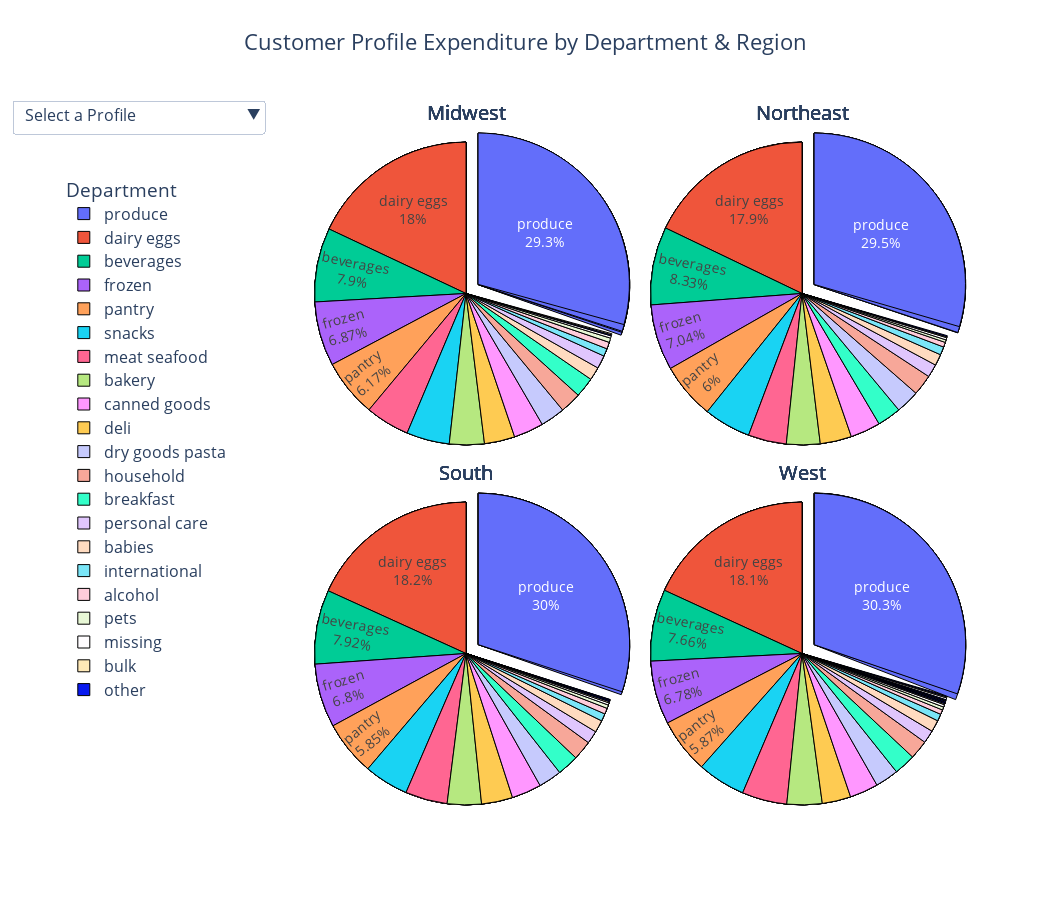

Notebook source saved alongside this figure:
### Code cell
# create dropdown menu graph to access 7 charts (1 per profile) of 4 subplots (1 per region) each

mypull = [0, 0, 0, 0, 0, 0, 0, 0, 0, 0, 0, 0, 0, 0, 0, 0, 0, 0, 0, 0.1, 0] # explodes 'produce' wedge

fig = make_subplots(
    rows=2, cols=2,
    specs=[[{'type': 'pie'}, {'type': 'pie'}],
           [{'type': 'pie'}, {'type': 'pie'}]]
) # creates a 2 x 2 subplot and specifies type of charts

for t in pv_prof_dept_reg_prices['customer_profile'].unique(): # groups unique 'customer_profile'
    dff = pv_prof_dept_reg_prices[pv_prof_dept_reg_prices['customer_profile'] == t]
    fig.add_trace(go.Pie(
        labels=dff['department'],
        values=dff['Midwest'],
        title='Midwest',
        title_font_size=20,
        visible=True,
        domain=dict(x=[0.0, 0.5], y=[0.5, 1]) # sets chart in top-left quadrant
    ))
    
    fig.add_trace(go.Pie(
        labels=dff['department'],
        values=dff['Northeast'],
        title='Northeast',
        title_font_size=20,
        visible=True,
        domain=dict(x=[0.5, 1], y=[0.5, 1]) # sets chart in top-right quadrant
    ))
    
    fig.add_trace(go.Pie(
        labels=dff['department'],
        values=dff['South'],
        title='South',
        title_font_size=20,
        visible=True,
        domain=dict(x=[0.0, 0.5], y=[0.0, 0.5]) # sets chart in bottome-left quadrant
    ))
    
    fig.add_trace(go.Pie(
        labels=dff['department'],
        values=dff['West'],
        title='West',
        title_font_size=20,
        visible=True,
        domain=dict(x=[0.5, 1], y=[0, 0.5]) # sets chart in bottom-right quadrant
    )) 

    
# creates the dropdown selections
fig.update_layout(
    updatemenus=[
        dict(
            active=0,
            buttons=list([
                dict(label='Select a Profile',
                     method='update',
                     args=[{'visible': [False]*28}]), # shorthand for true, false, true, false...
                dict(label='Middle aged married parent',
                     method='update',
                     args=[{'visible': [True]*4 + [False]*24}]),
                dict(label='Middle aged single adult',
                     method='update',
                     args=[{'visible': [False]*4 + [True]*4 + [False]*20}]),
                dict(label='Older married parent',
                     method='update',
                     args=[{'visible': [False]*8 + [True]*4 + [False]*16}]),
                dict(label='Older single adult',
                     method='update',
                     args=[{'visible': [False]*12 + [True]*4 + [False]*12}]),
                dict(label='Young married parent',
                     method='update',
                     args=[{'visible': [False]*16 + [True]*4 + [False]*8}]),
                dict(label='Young single adult',
                     method='update',
                     args=[{'visible': [False]*20 + [True]*4 + [False]*4}]),
                dict(label='Young single parent',
                     method='update',
                     args=[{'visible': [False]*24 + [True]*4}]),
            ]),
        )
    ])

fig.update_layout(
    legend=dict(
    orientation='v',
    yanchor='auto',
    y=0.9,
    xanchor='right',
    x=-0.1), # sets legend on left and below dropdown
    autosize=True, # keeps charts/layout evenly displayed
    uniformtext_minsize=13.5,
    uniformtext_mode='hide', # sets inside labels to at least fontsize 13.5 and hides the ones that don't fit
    height=900,
    width=1050, # height and width adjusted to increase chart sizes
    title='Customer Profile Expenditure by Department & Region',
    font_size=16,
    title_x=0.5,
    title_xanchor='center', # centers the title
    legend_title='Department',
)

fig.update_traces(textposition='inside', # moves all text/labels inside the wedges
                  marker=dict(line=dict(color='#000000', width=1)), # gives outline to charts
                  hoverinfo='label+percent', 
                  pull=mypull, # applies the explode parameter from above
                  textinfo='label+percent',
)

fig.update_annotations(font_size=20) # increases the subplot title fontsize

# save.fig saved a blank screen, used screenshot instead to save to 'Visualizations' folder 

fig.show()

### Figure 1 — Plotly figure (JSON) as saved in the notebook; plotly's stock layout.template omitted (floating-point values rounded to 4 significant figures)
{"data": [{"domain": {"x": [0, 0.5], "y": [0.5, 1]}, "hoverinfo": "label+percent", "labels": ["alcohol", "babies", "bakery", "beverages", "breakfast", "bulk", "canned goods", "dairy eggs", "deli", "dry goods pasta", "frozen", "household", "international", "meat seafood", "missing", "other", "pantry", "personal care", "pets", "produce", "snacks"], "marker": {"line": {"color": "#000000", "width": 1}}, "pull": [0, 0, 0, 0, 0, 0, 0, 0, 0, 0, 0, 0, 0, 0, 0, 0, 0, 0, 0, 0.1, 0], "textinfo": "label+percent", "textposition": "inside", "title": {"font": {"size": 20}, "text": "Midwest"}, "type": "pie", "values": [58560.0, 169000.0, 497400.0, 1097000.0, 297400.0, 16510.0, 434100.0, 2408000.0, 433200.0, 341800.0, 932000.0, 300600.0, 111400.0, 613100.0, 33210.0, 13180.0, 813400.0, 196700.0, 34770.0, 4051000.0, 655000.0], "visible": true}, {"domain": {"x": [0.5, 1], "y": [0.5, 1]}, "hoverinfo": "label+percent", "labels": ["alcohol", "babies", "bakery", "beverages", "breakfast", "bulk", "canned goods", "dairy eggs", "deli", "dry goods pasta", "frozen", "household", "international", "meat seafood", "missing", "other", "pantry", "personal care", "pets", "produce", "snacks"], "marker": {"line": {"color": "#000000", "width": 1}}, "pull": [0, 0, 0, 0, 0, 0, 0, 0, 0, 0, 0, 0, 0, 0, 0, 0, 0, 0, 0, 0.1, 0], "textinfo": "label+percent", "textposition": "inside", "title": {"font": {"size": 20}, "text": "Northeast"}, "type": "pie", "values": [48040.0, 131200.0, 370128, 863000.0, 219800.0, 10880.0, 317000.0, 1813000.0, 332900.0, 250100.0, 680300.0, 217500.0, 80550.0, 458828, 24920.0, 9891, 597600.0, 145738, 30870.0, 3032000.0, 500100.0], "visible": true}, {"domain": {"x": [0, 0.5], "y": [0, 0.5]}, "hoverinfo": "label+percent", "labels": ["alcohol", "babies", "bakery", "beverages", "breakfast", "bulk", "canned goods", "dairy eggs", "deli", "dry goods pasta", "frozen", "household", "international", "meat seafood", "missing", "other", "pantry", "personal care", "pets", "produce", "snacks"], "marker": {"line": {"color": "#000000", "width": 1}}, "pull": [0, 0, 0, 0, 0, 0, 0, 0, 0, 0, 0, 0, 0, 0, 0, 0, 0, 0, 0, 0.1, 0], "textinfo": "label+percent", "textposition": "inside", "title": {"font": {"size": 20}, "text": "South"}, "type": "pie", "values": [85450.0, 253300.0, 668600.0, 1532000.0, 412748, 21840.0, 589500.0, 3294000.0, 591400.0, 466100.0, 1264000.0, 400000.0, 153900.0, 860000.0, 42170.0, 18480.0, 1100308, 271400.0, 56530.0, 5611000.0, 886100.0], "visible": true}, {"domain": {"x": [0.5, 1], "y": [0, 0.5]}, "hoverinfo": "label+percent", "labels": ["alcohol", "babies", "bakery", "beverages", "breakfast", "bulk", "canned goods", "dairy eggs", "deli", "dry goods pasta", "frozen", "household", "international", "meat seafood", "missing", "other", "pantry", "personal care", "pets", "produce", "snacks"], "marker": {"line": {"color": "#000000", "width": 1}}, "pull": [0, 0, 0, 0, 0, 0, 0, 0, 0, 0, 0, 0, 0, 0, 0, 0, 0, 0, 0, 0.1, 0], "textinfo": "label+percent", "textposition": "inside", "title": {"font": {"size": 20}, "text": "West"}, "type": "pie", "values": [78846, 189600.0, 533300.0, 1193000.0, 341900.0, 16800.0, 460900.0, 2596000.0, 478004, 375400.0, 991500.0, 317800.0, 119200.0, 678300.0, 33420.0, 14920.0, 865800.0, 208400.0, 47620.0, 4306556, 739300.0], "visible": true}, {"domain": {"x": [0, 0.5], "y": [0.5, 1]}, "hoverinfo": "label+percent", "labels": ["alcohol", "babies", "bakery", "beverages", "breakfast", "bulk", "canned goods", "dairy eggs", "deli", "dry goods pasta", "frozen", "household", "international", "meat seafood", "missing", "other", "pantry", "personal care", "pets", "produce", "snacks"], "marker": {"line": {"color": "#000000", "width": 1}}, "pull": [0, 0, 0, 0, 0, 0, 0, 0, 0, 0, 0, 0, 0, 0, 0, 0, 0, 0, 0, 0.1, 0], "textinfo": "label+percent", "textposition": "inside", "title": {"font": {"size": 20}, "text": "Midwest"}, "type": "pie", "values": [26240.0, 57511, 168800.0, 375200.0, 101600.0, 4848.0, 141900.0, 839500.0, 145000.0, 117500.0, 310300.0, 92820, 36520.0, 206400.0, 10880.0, 4468.0, 266900.0, 61940.0, 13780.0, 1385502, 228800.0], "visible": true}, {"domain": {"x": [0.5, 1], "y": [0.5, 1]}, "hoverinfo": "label+percent", "labels": ["alcohol", "babies", "bakery", "beverages", "breakfast", "bulk", "canned goods", "dairy eggs", "deli", "dry goods pasta", "frozen", "household", "international", "meat seafood", "missing", "other", "pantry", "personal care", "pets", "produce", "snacks"], "marker": {"line": {"color": "#000000", "width": 1}}, "pull": [0, 0, 0, 0, 0, 0, 0, 0, 0, 0, 0, 0, 0, 0, 0, 0, 0, 0, 0, 0.1, 0], "textinfo": "label+percent", "textposition": "inside", "title": {"font": {"size": 20}, "text": "Northeast"}, "type": "pie", "values": [21920.0, 45900.0, 114600.0, 269800.0, 72490.0, 3501.0, 100000.0, 551100.0, 99130.0, 78748, 220164, 66350.0, 25920.0, 144700.0, 7312.0, 3695.0, 188012, 45460.0, 12500.0, 933300.0, 149800.0], "visible": true}, {"domain": {"x": [0, 0.5], "y": [0, 0.5]}, "hoverinfo": "label+percent", "labels": ["alcohol", "babies", "bakery", "beverages", "breakfast", "bulk", "canned goods", "dairy eggs", "deli", "dry goods pasta", "frozen", "household", "international", "meat seafood", "missing", "other", "pantry", "personal care", "pets", "produce", "snacks"], "marker": {"line": {"color": "#000000", "width": 1}}, "pull": [0, 0, 0, 0, 0, 0, 0, 0, 0, 0, 0, 0, 0, 0, 0, 0, 0, 0, 0, 0.1, 0], "textinfo": "label+percent", "textposition": "inside", "title": {"font": {"size": 20}, "text": "South"}, "type": "pie", "values": [29300.0, 86350.0, 224900.0, 519200.0, 138700.0, 6992.0, 192600.0, 1117000.0, 207800.0, 152400.0, 423400.0, 130600.0, 50790.0, 284500.0, 14490.0, 5612.0, 362198, 88980.0, 18250.0, 1864814, 308400.0], "visible": true}, {"domain": {"x": [0.5, 1], "y": [0, 0.5]}, "hoverinfo": "label+percent", "labels": ["alcohol", "babies", "bakery", "beverages", "breakfast", "bulk", "canned goods", "dairy eggs", "deli", "dry goods pasta", "frozen", "household", "international", "meat seafood", "missing", "other", "pantry", "personal care", "pets", "produce", "snacks"], "marker": {"line": {"color": "#000000", "width": 1}}, "pull": [0, 0, 0, 0, 0, 0, 0, 0, 0, 0, 0, 0, 0, 0, 0, 0, 0, 0, 0, 0.1, 0], "textinfo": "label+percent", "textposition": "inside", "title": {"font": {"size": 20}, "text": "West"}, "type": "pie", "values": [22025, 55250.0, 184000.0, 395200.0, 115200.0, 5847, 158000.0, 878300.0, 167200.0, 122000.0, 338500.0, 102200.0, 39970.0, 207200.0, 11600.0, 5416.0, 303200.0, 69570.0, 15450.0, 1536000.0, 242700.0], "visible": true}, {"domain": {"x": [0, 0.5], "y": [0.5, 1]}, "hoverinfo": "label+percent", "labels": ["alcohol", "babies", "bakery", "beverages", "breakfast", "bulk", "canned goods", "dairy eggs", "deli", "dry goods pasta", "frozen", "household", "international", "meat seafood", "missing", "other", "pantry", "personal care", "pets", "produce", "snacks"], "marker": {"line": {"color": "#000000", "width": 1}}, "pull": [0, 0, 0, 0, 0, 0, 0, 0, 0, 0, 0, 0, 0, 0, 0, 0, 0, 0, 0, 0.1, 0], "textinfo": "label+percent", "textposition": "inside", "title": {"font": {"size": 20}, "text": "Midwest"}, "type": "pie", "values": [67150.0, 179400.0, 520900.0, 1180000.0, 320400.0, 18230.0, 453400.0, 2522000.0, 464300.0, 360500.0, 965100.0, 313800.0, 114300.0, 652000.0, 32680.0, 14180.0, 857300.0, 208300.0, 42980.0, 4340000.0, 690259], "visible": true}, {"domain": {"x": [0.5, 1], "y": [0.5, 1]}, "hoverinfo": "label+percent", "labels": ["alcohol", "babies", "bakery", "beverages", "breakfast", "bulk", "canned goods", "dairy eggs", "deli", "dry goods pasta", "frozen", "household", "international", "meat seafood", "missing", "other", "pantry", "personal care", "pets", "produce", "snacks"], "marker": {"line": {"color": "#000000", "width": 1}}, "pull": [0, 0, 0, 0, 0, 0, 0, 0, 0, 0, 0, 0, 0, 0, 0, 0, 0, 0, 0, 0.1, 0], "textinfo": "label+percent", "textposition": "inside", "title": {"font": {"size": 20}, "text": "Northeast"}, "type": "pie", "values": [43860.0, 140198, 409100.0, 924400.0, 241600.0, 11090.0, 344600.0, 1970000.0, 360100.0, 270200.0, 732100.0, 245400.0, 86140.0, 508900.0, 25690.0, 11720.0, 644100.0, 151800.0, 37394, 3245000.0, 546000.0], "visible": true}, {"domain": {"x": [0, 0.5], "y": [0, 0.5]}, "hoverinfo": "label+percent", "labels": ["alcohol", "babies", "bakery", "beverages", "breakfast", "bulk", "canned goods", "dairy eggs", "deli", "dry goods pasta", "frozen", "household", "international", "meat seafood", "missing", "other", "pantry", "personal care", "pets", "produce", "snacks"], "marker": {"line": {"color": "#000000", "width": 1}}, "pull": [0, 0, 0, 0, 0, 0, 0, 0, 0, 0, 0, 0, 0, 0, 0, 0, 0, 0, 0, 0.1, 0], "textinfo": "label+percent", "textposition": "inside", "title": {"font": {"size": 20}, "text": "South"}, "type": "pie", "values": [107000.0, 275300.0, 748200.0, 1708004, 455300.0, 24070.0, 658700.0, 3638000.0, 663300.0, 518200.0, 1423000.0, 447900.0, 168400.0, 958000.0, 50650.0, 19430.0, 1223000.0, 285600.0, 64250.0, 6163875, 1004000.0], "visible": true}, {"domain": {"x": [0.5, 1], "y": [0, 0.5]}, "hoverinfo": "label+percent", "labels": ["alcohol", "babies", "bakery", "beverages", "breakfast", "bulk", "canned goods", "dairy eggs", "deli", "dry goods pasta", "frozen", "household", "international", "meat seafood", "missing", "other", "pantry", "personal care", "pets", "produce", "snacks"], "marker": {"line": {"color": "#000000", "width": 1}}, "pull": [0, 0, 0, 0, 0, 0, 0, 0, 0, 0, 0, 0, 0, 0, 0, 0, 0, 0, 0, 0.1, 0], "textinfo": "label+percent", "textposition": "inside", "title": {"font": {"size": 20}, "text": "West"}, "type": "pie", "values": [74290.0, 203500.0, 582500.0, 1289000.0, 353900.0, 19650.0, 512500.0, 2870000.0, 508600.0, 392700.0, 1080000.0, 337400.0, 128900.0, 732500.0, 34700.0, 14520.0, 942400.0, 214300.0, 43730.0, 4809000.0, 770512], "visible": true}, {"domain": {"x": [0, 0.5], "y": [0.5, 1]}, "hoverinfo": "label+percent", "labels": ["alcohol", "babies", "bakery", "beverages", "breakfast", "bulk", "canned goods", "dairy eggs", "deli", "dry goods pasta", "frozen", "household", "international", "meat seafood", "missing", "other", "pantry", "personal care", "pets", "produce", "snacks"], "marker": {"line": {"color": "#000000", "width": 1}}, "pull": [0, 0, 0, 0, 0, 0, 0, 0, 0, 0, 0, 0, 0, 0, 0, 0, 0, 0, 0, 0.1, 0], "textinfo": "label+percent", "textposition": "inside", "title": {"font": {"size": 20}, "text": "Midwest"}, "type": "pie", "values": [25870.0, 62350.0, 175600.0, 378000.0, 106900.0, 5460.0, 147900.0, 857700.0, 159400.0, 121700.0, 327600.0, 103200.0, 39450.0, 214400.0, 11170.0, 4555.0, 290700.0, 66710.0, 11420.0, 1461000.0, 233400.0], "visible": true}, {"domain": {"x": [0.5, 1], "y": [0.5, 1]}, "hoverinfo": "label+percent", "labels": ["alcohol", "babies", "bakery", "beverages", "breakfast", "bulk", "canned goods", "dairy eggs", "deli", "dry goods pasta", "frozen", "household", "international", "meat seafood", "missing", "other", "pantry", "personal care", "pets", "produce", "snacks"], "marker": {"line": {"color": "#000000", "width": 1}}, "pull": [0, 0, 0, 0, 0, 0, 0, 0, 0, 0, 0, 0, 0, 0, 0, 0, 0, 0, 0, 0.1, 0], "textinfo": "label+percent", "textposition": "inside", "title": {"font": {"size": 20}, "text": "Northeast"}, "type": "pie", "values": [14130.0, 45978, 139185, 306700.0, 81418, 4114.0, 114300.0, 676700.0, 127200.0, 95870.0, 246500.0, 77170.0, 30025, 170029, 7670.0, 3403.0, 221100.0, 53090.0, 16240.0, 1128000.0, 182800.0], "visible": true}, {"domain": {"x": [0, 0.5], "y": [0, 0.5]}, "hoverinfo": "label+percent", "labels": ["alcohol", "babies", "bakery", "beverages", "breakfast", "bulk", "canned goods", "dairy eggs", "deli", "dry goods pasta", "frozen", "household", "international", "meat seafood", "missing", "other", "pantry", "personal care", "pets", "produce", "snacks"], "marker": {"line": {"color": "#000000", "width": 1}}, "pull": [0, 0, 0, 0, 0, 0, 0, 0, 0, 0, 0, 0, 0, 0, 0, 0, 0, 0, 0, 0.1, 0], "textinfo": "label+percent", "textposition": "inside", "title": {"font": {"size": 20}, "text": "South"}, "type": "pie", "values": [31570.0, 87860.0, 249500.0, 576469, 152989, 7709.0, 211200.0, 1216000.0, 222191, 167300.0, 481800.0, 143515, 55120.0, 312100.0, 15440.0, 7487.0, 399900.0, 99850, 16990.0, 2050000.0, 341800.0], "visible": true}, {"domain": {"x": [0.5, 1], "y": [0, 0.5]}, "hoverinfo": "label+percent", "labels": ["alcohol", "babies", "bakery", "beverages", "breakfast", "bulk", "canned goods", "dairy eggs", "deli", "dry goods pasta", "frozen", "household", "international", "meat seafood", "missing", "other", "pantry", "personal care", "pets", "produce", "snacks"], "marker": {"line": {"color": "#000000", "width": 1}}, "pull": [0, 0, 0, 0, 0, 0, 0, 0, 0, 0, 0, 0, 0, 0, 0, 0, 0, 0, 0, 0.1, 0], "textinfo": "label+percent", "textposition": "inside", "title": {"font": {"size": 20}, "text": "West"}, "type": "pie", "values": [23810.0, 66130.0, 188600.0, 430300.0, 113700.0, 4795.0, 161600.0, 942000.0, 172000.0, 130800.0, 370727, 106100.0, 43250.0, 243700.0, 10570.0, 4571.0, 307400.0, 71750.0, 17390.0, 1579511, 250400.0], "visible": true}, {"domain": {"x": [0, 0.5], "y": [0.5, 1]}, "hoverinfo": "label+percent", "labels": ["alcohol", "babies", "bakery", "beverages", "breakfast", "bulk", "canned goods", "dairy eggs", "deli", "dry goods pasta", "frozen", "household", "international", "meat seafood", "missing", "other", "pantry", "personal care", "pets", "produce", "snacks"], "marker": {"line": {"color": "#000000", "width": 1}}, "pull": [0, 0, 0, 0, 0, 0, 0, 0, 0, 0, 0, 0, 0, 0, 0, 0, 0, 0, 0, 0.1, 0], "textinfo": "label+percent", "textposition": "inside", "title": {"font": {"size": 20}, "text": "Midwest"}, "type": "pie", "values": [53410.0, 155000.0, 415300.0, 960909, 261600.0, 14440.0, 374500.0, 2117000.0, 385466, 291685, 805200.0, 251900.0, 98820.0, 539400.0, 28360.0, 12690.0, 687400.0, 162500.0, 33760.0, 3551000.0, 595600.0], "visible": true}, {"domain": {"x": [0.5, 1], "y": [0.5, 1]}, "hoverinfo": "label+percent", "labels": ["alcohol", "babies", "bakery", "beverages", "breakfast", "bulk", "canned goods", "dairy eggs", "deli", "dry goods pasta", "frozen", "household", "international", "meat seafood", "missing", "other", "pantry", "personal care", "pets", "produce", "snacks"], "marker": {"line": {"color": "#000000", "width": 1}}, "pull": [0, 0, 0, 0, 0, 0, 0, 0, 0, 0, 0, 0, 0, 0, 0, 0, 0, 0, 0, 0.1, 0], "textinfo": "label+percent", "textposition": "inside", "title": {"font": {"size": 20}, "text": "Northeast"}, "type": "pie", "values": [41500.0, 125000.0, 325100.0, 722800.0, 197500.0, 10067, 272700.0, 1603000.0, 282100.0, 218400.0, 602300.0, 193106, 72290.0, 408600.0, 18970.0, 7905.0, 518492, 121100.0, 26470.0, 2685000.0, 449400.0], "visible": true}, {"domain": {"x": [0, 0.5], "y": [0, 0.5]}, "hoverinfo": "label+percent", "labels": ["alcohol", "babies", "bakery", "beverages", "breakfast", "bulk", "canned goods", "dairy eggs", "deli", "dry goods pasta", "frozen", "household", "international", "meat seafood", "missing", "other", "pantry", "personal care", "pets", "produce", "snacks"], "marker": {"line": {"color": "#000000", "width": 1}}, "pull": [0, 0, 0, 0, 0, 0, 0, 0, 0, 0, 0, 0, 0, 0, 0, 0, 0, 0, 0, 0.1, 0], "textinfo": "label+percent", "textposition": "inside", "title": {"font": {"size": 20}, "text": "South"}, "type": "pie", "values": [92580.0, 216300.0, 627400.0, 1383000.0, 390200.0, 19330.0, 545600.0, 3086000.0, 541900.0, 432800.0, 1162000.0, 355500.0, 136400.0, 763600.0, 39060.0, 16970.0, 1014000.0, 243100.0, 46192, 5152000.0, 840700.0], "visible": true}, {"domain": {"x": [0.5, 1], "y": [0, 0.5]}, "hoverinfo": "label+percent", "labels": ["alcohol", "babies", "bakery", "beverages", "breakfast", "bulk", "canned goods", "dairy eggs", "deli", "dry goods pasta", "frozen", "household", "international", "meat seafood", "missing", "other", "pantry", "personal care", "pets", "produce", "snacks"], "marker": {"line": {"color": "#000000", "width": 1}}, "pull": [0, 0, 0, 0, 0, 0, 0, 0, 0, 0, 0, 0, 0, 0, 0, 0, 0, 0, 0, 0.1, 0], "textinfo": "label+percent", "textposition": "inside", "title": {"font": {"size": 20}, "text": "West"}, "type": "pie", "values": [64612, 160700.0, 479700.0, 1037000.0, 290800.0, 15640.0, 420600.0, 2321000.0, 419700.0, 332400.0, 882100.0, 276800.0, 107800.0, 602100.0, 29360.0, 12650.0, 777300.0, 172600.0, 39550.0, 3882000.0, 640100.0], "visible": true}, {"domain": {"x": [0, 0.5], "y": [0.5, 1]}, "hoverinfo": "label+percent", "labels": ["alcohol", "babies", "bakery", "beverages", "breakfast", "bulk", "canned goods", "dairy eggs", "deli", "dry goods pasta", "frozen", "household", "international", "meat seafood", "missing", "other", "pantry", "personal care", "pets", "produce", "snacks"], "marker": {"line": {"color": "#000000", "width": 1}}, "pull": [0, 0, 0, 0, 0, 0, 0, 0, 0, 0, 0, 0, 0, 0, 0, 0, 0, 0, 0, 0.1, 0], "textinfo": "label+percent", "textposition": "inside", "title": {"font": {"size": 20}, "text": "Midwest"}, "type": "pie", "values": [25840.0, 66360.0, 178000.0, 394600.0, 106400.0, 4320.0, 154800.0, 860098, 154137, 120000.0, 317500.0, 105742, 40000.0, 219700.0, 11610, 4871.0, 282899, 69650.0, 17530.0, 1441000.0, 229424], "visible": true}, {"domain": {"x": [0.5, 1], "y": [0.5, 1]}, "hoverinfo": "label+percent", "labels": ["alcohol", "babies", "bakery", "beverages", "breakfast", "bulk", "canned goods", "dairy eggs", "deli", "dry goods pasta", "frozen", "household", "international", "meat seafood", "missing", "other", "pantry", "personal care", "pets", "produce", "snacks"], "marker": {"line": {"color": "#000000", "width": 1}}, "pull": [0, 0, 0, 0, 0, 0, 0, 0, 0, 0, 0, 0, 0, 0, 0, 0, 0, 0, 0, 0.1, 0], "textinfo": "label+percent", "textposition": "inside", "title": {"font": {"size": 20}, "text": "Northeast"}, "type": "pie", "values": [21600.0, 43360.0, 138100.0, 305500.0, 81890.0, 4241.0, 118300.0, 652900.0, 117800.0, 89110.0, 243300.0, 74820.0, 30430.0, 157810, 9615.0, 4250.0, 214100.0, 52430.0, 11810.0, 1099000.0, 177800.0], "visible": true}, {"domain": {"x": [0, 0.5], "y": [0, 0.5]}, "hoverinfo": "label+percent", "labels": ["alcohol", "babies", "bakery", "beverages", "breakfast", "bulk", "canned goods", "dairy eggs", "deli", "dry goods pasta", "frozen", "household", "international", "meat seafood", "missing", "other", "pantry", "personal care", "pets", "produce", "snacks"], "marker": {"line": {"color": "#000000", "width": 1}}, "pull": [0, 0, 0, 0, 0, 0, 0, 0, 0, 0, 0, 0, 0, 0, 0, 0, 0, 0, 0, 0.1, 0], "textinfo": "label+percent", "textposition": "inside", "title": {"font": {"size": 20}, "text": "South"}, "type": "pie", "values": [28420.0, 98890.0, 255300.0, 577700.0, 153900.0, 8402.0, 228000.0, 1265000.0, 239000.0, 173900.0, 475400.0, 142000.0, 59090, 302793, 16560.0, 6650.0, 414100.0, 95400.0, 17825, 2139000.0, 350300.0], "visible": true}, {"domain": {"x": [0.5, 1], "y": [0, 0.5]}, "hoverinfo": "label+percent", "labels": ["alcohol", "babies", "bakery", "beverages", "breakfast", "bulk", "canned goods", "dairy eggs", "deli", "dry goods pasta", "frozen", "household", "international", "meat seafood", "missing", "other", "pantry", "personal care", "pets", "produce", "snacks"], "marker": {"line": {"color": "#000000", "width": 1}}, "pull": [0, 0, 0, 0, 0, 0, 0, 0, 0, 0, 0, 0, 0, 0, 0, 0, 0, 0, 0, 0.1, 0], "textinfo": "label+percent", "textposition": "inside", "title": {"font": {"size": 20}, "text": "West"}, "type": "pie", "values": [23620.0, 68830.0, 188000.0, 424000.0, 114200.0, 6173.0, 161100.0, 934200.0, 166200.0, 131200.0, 341500.0, 116800.0, 43570.0, 234800.0, 12260.0, 5476.0, 307400.0, 77210.0, 18460.0, 1564000.0, 255100.0], "visible": true}, {"domain": {"x": [0, 0.5], "y": [0.5, 1]}, "hoverinfo": "label+percent", "labels": ["alcohol", "babies", "bakery", "beverages", "breakfast", "bulk", "canned goods", "dairy eggs", "deli", "dry goods pasta", "frozen", "household", "international", "meat seafood", "missing", "other", "pantry", "personal care", "pets", "produce", "snacks"], "marker": {"line": {"color": "#000000", "width": 1}}, "pull": [0, 0, 0, 0, 0, 0, 0, 0, 0, 0, 0, 0, 0, 0, 0, 0, 0, 0, 0, 0.1, 0], "textinfo": "label+percent", "textposition": "inside", "title": {"font": {"size": 20}, "text": "Midwest"}, "type": "pie", "values": [19770.0, 38600.0, 102205, 217000.0, 58570.0, 3142.0, 87710.0, 494300.0, 89340.0, 72110.0, 188800.0, 62130.0, 22600.0, 129300.0, 6839.0, 3360.0, 169500.0, 38520.0, 12700.0, 804356, 126000.0], "visible": true}, {"domain": {"x": [0.5, 1], "y": [0.5, 1]}, "hoverinfo": "label+percent", "labels": ["alcohol", "babies", "bakery", "beverages", "breakfast", "bulk", "canned goods", "dairy eggs", "deli", "dry goods pasta", "frozen", "household", "international", "meat seafood", "missing", "other", "pantry", "personal care", "pets", "produce", "snacks"], "marker": {"line": {"color": "#000000", "width": 1}}, "pull": [0, 0, 0, 0, 0, 0, 0, 0, 0, 0, 0, 0, 0, 0, 0, 0, 0, 0, 0, 0.1, 0], "textinfo": "label+percent", "textposition": "inside", "title": {"font": {"size": 20}, "text": "Northeast"}, "type": "pie", "values": [10270.0, 23900.0, 71310.0, 165600.0, 50410.0, 2191.0, 63980.0, 355500.0, 66700.0, 50210.0, 140000.0, 43920, 17390.0, 81210.0, 4831.0, 2090, 119300.0, 27860.0, 5470.0, 586600.0, 99664], "visible": true}, {"domain": {"x": [0, 0.5], "y": [0, 0.5]}, "hoverinfo": "label+percent", "labels": ["alcohol", "babies", "bakery", "beverages", "breakfast", "bulk", "canned goods", "dairy eggs", "deli", "dry goods pasta", "frozen", "household", "international", "meat seafood", "missing", "other", "pantry", "personal care", "pets", "produce", "snacks"], "marker": {"line": {"color": "#000000", "width": 1}}, "pull": [0, 0, 0, 0, 0, 0, 0, 0, 0, 0, 0, 0, 0, 0, 0, 0, 0, 0, 0, 0.1, 0], "textinfo": "label+percent", "textposition": "inside", "title": {"font": {"size": 20}, "text": "South"}, "type": "pie", "values": [24880.0, 51510.0, 143600.0, 312491, 90460.0, 5470.0, 125000.0, 718100.0, 131200.0, 97690.0, 268400.0, 81877, 31750.0, 177000.0, 9409.0, 4127.0, 230800.0, 54140.0, 14670.0, 1185000.0, 187000.0], "visible": true}, {"domain": {"x": [0.5, 1], "y": [0, 0.5]}, "hoverinfo": "label+percent", "labels": ["alcohol", "babies", "bakery", "beverages", "breakfast", "bulk", "canned goods", "dairy eggs", "deli", "dry goods pasta", "frozen", "household", "international", "meat seafood", "missing", "other", "pantry", "personal care", "pets", "produce", "snacks"], "marker": {"line": {"color": "#000000", "width": 1}}, "pull": [0, 0, 0, 0, 0, 0, 0, 0, 0, 0, 0, 0, 0, 0, 0, 0, 0, 0, 0, 0.1, 0], "textinfo": "label+percent", "textposition": "inside", "title": {"font": {"size": 20}, "text": "West"}, "type": "pie", "values": [14210.0, 35690.0, 107700.0, 220200.0, 65994, 3450.0, 87340.0, 521200.0, 87786, 71465, 194734, 57890.0, 21590.0, 137900.0, 7474.0, 3001, 168585, 39830.0, 9421.0, 869419, 147500.0], "visible": true}], "layout": {"autosize": true, "font": {"size": 16}, "height": 900, "legend": {"orientation": "v", "title": {"text": "Department"}, "x": -0.1, "xanchor": "right", "y": 0.9, "yanchor": "auto"}, "title": {"text": "Customer Profile Expenditure by Department & Region", "x": 0.5, "xanchor": "center"}, "uniformtext": {"minsize": 13.5, "mode": "hide"}, "updatemenus": [{"active": 0, "buttons": [{"args": [{"visible": [false, false, false, false, false, false, false, false, false, false, false, false, false, false, false, false, false, false, false, false, false, false, false, false, false, false, false, false]}], "label": "Select a Profile", "method": "update"}, {"args": [{"visible": [true, true, true, true, false, false, false, false, false, false, false, false, false, false, false, false, false, false, false, false, false, false, false, false, false, false, false, false]}], "label": "Middle aged married parent", "method": "update"}, {"args": [{"visible": [false, false, false, false, true, true, true, true, false, false, false, false, false, false, false, false, false, false, false, false, false, false, false, false, false, false, false, false]}], "label": "Middle aged single adult", "method": "update"}, {"args": [{"visible": [false, false, false, false, false, false, false, false, true, true, true, true, false, false, false, false, false, false, false, false, false, false, false, false, false, false, false, false]}], "label": "Older married parent", "method": "update"}, {"args": [{"visible": [false, false, false, false, false, false, false, false, false, false, false, false, true, true, true, true, false, false, false, false, false, false, false, false, false, false, false, false]}], "label": "Older single adult", "method": "update"}, {"args": [{"visible": [false, false, false, false, false, false, false, false, false, false, false, false, false, false, false, false, true, true, true, true, false, false, false, false, false, false, false, false]}], "label": "Young married parent", "method": "update"}, {"args": [{"visible": [false, false, false, false, false, false, false, false, false, false, false, false, false, false, false, false, false, false, false, false, true, true, true, true, false, false, false, false]}], "label": "Young single adult", "method": "update"}, {"args": [{"visible": [false, false, false, false, false, false, false, false, false, false, false, false, false, false, false, false, false, false, false, false, false, false, false, false, true, true, true, true]}], "label": "Young single parent", "method": "update"}]}], "width": 1050}}
